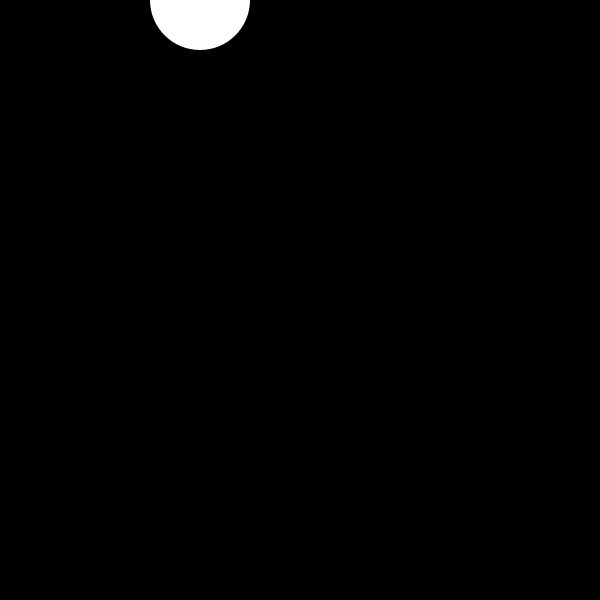
Frame 1 (no input)
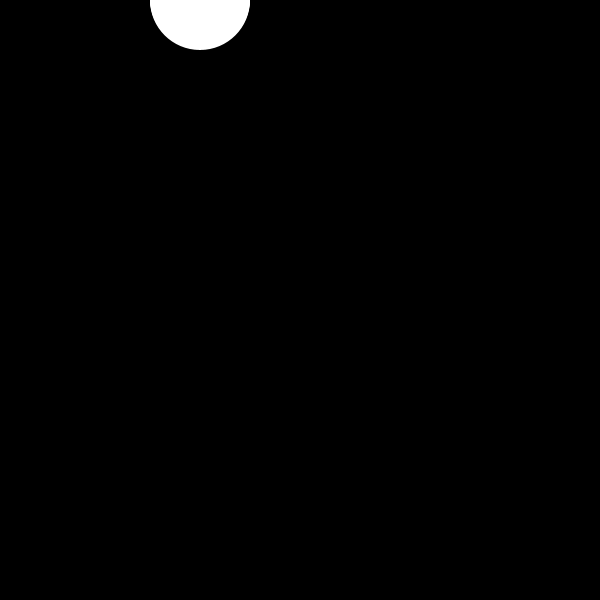
Frame 60 (the mouse pressed at the canvas centre just before this capture)
Frame 120 (the mouse held since frame 60 and released just before this capture): identical to frame 60, image omitted

The Processing sketch that drew these frames (run headless with seeded random() and noise(); from frame 60 on, the mouse is pressed at the canvas centre):

// Processing sketch: processing_135247
// ── processing_135247.pde

int post_x=200;
int post_y=0;
int perro =100;

float vel=0;
void setup(){
size(600,600);
background(0);
smooth();
}
void draw(){
noStroke();
fill(255);
ellipse(post_x,post_y-vel,perro,perro);
vel++;
}
void mousePressed(){
fill(0,10,255);
ellipse(mouseX,mouseY,perro,perro);

}
